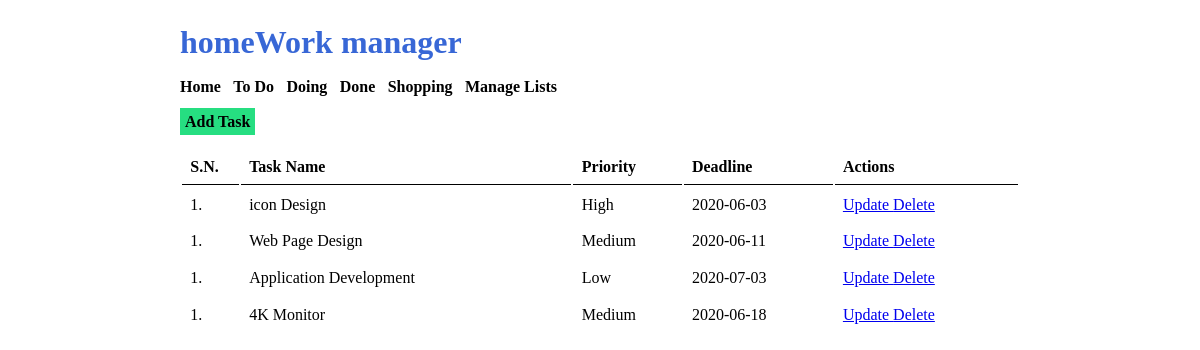
Page /list-task.php?list_id=1 on the committed database.
### tables this page shows
CREATE TABLE `tbl_list` (
  `list_id` int(10) UNSIGNED NOT NULL,
  `list_name` varchar(50) NOT NULL,
  `list_description` varchar(150) DEFAULT NULL
);

CREATE TABLE `tal_tasks` (
  `task_id` int(10) UNSIGNED NOT NULL,
  `task_name` varchar(150) NOT NULL,
  `task_description` text NOT NULL,
  `list_id` int(11) NOT NULL,
  `priority` varchar(10) NOT NULL,
  `deadline` date NOT NULL
);

### list-task.php (the view, shortened to what this page needs)
<?php
    $list_id_url = $_GET['list_id'];
?>
<html>
    <head>
        <link rel="stylesheet" href="<?php echo SITEURL; ?>css/style.css" />
    </head>
    <body>
        <div class="wrapper">
        <h1>homeWork manager</h1>
        <div class="menu">
            <a href="<?php echo SITEURL; ?>">Home</a>
            <?php
                $conn2 = mysqli_connect(LOCALHOST, DB_USERNAME, DB_PASSWORD) or die(mysqli_error());
                $sql2 = "SELECT * FROM tbl_list";
                $res2 = mysqli_query($conn2, $sql2);
                if($res2==true)
                {
                    while($row2=mysqli_fetch_assoc($res2))
                    {
                        $list_id = $row2['list_id'];
                        $list_name = $row2['list_name'];
                        ?>
                        <a href="<?php echo SITEURL; ?>list-task.php?list_id=<?php echo $list_id; ?>"><?php echo $list_name; ?></a>
                        <?php
                    }
                }
            ?>
            <a href="<?php echo SITEURL; ?>manage-list.php">Manage Lists</a>
        </div>
        <div class="all-task">
            <a class="btn-primary" href="<?php echo SITEURL; ?>add-task.php">Add Task</a>
            <table class="tbl-full">
                <tr>
                    <th>S.N.</th>
                    <th>Task Name</th>
                    <th>Priority</th>
                    <th>Deadline</th>
                    <th>Actions</th>
                </tr>
                <?php
                    $conn = mysqli_connect(LOCALHOST, DB_USERNAME, DB_PASSWORD) or die(mysqli_error());
                    $sql = "SELECT * FROM tal_tasks WHERE list_id=$list_id_url";
                    $res = mysqli_query($conn, $sql);
                    if($res==true)
                    {
                        $count_rows = mysqli_num_rows($res);
                        if($count_rows>0)
                        {
                            while($row=mysqli_fetch_assoc($res))
                            {
                                $task_id = $row['task_id'];
                                $task_name = $row['task_name'];
                                $priority = $row['priority'];
                                $deadline = $row['deadline'];
                                ?>
                                <tr>
                                    <td>1. </td>
                                    <td><?php echo $task_name; ?></td>
                                    <td><?php echo $priority; ?></td>
                                    <td><?php echo $deadline; ?></td>
                                    <td>
                                        <a href="<?php echo SITEURL; ?>update-task.php?task_id=<?php echo $task_id; ?>">Update </a>
                                    <a href="<?php echo SITEURL; ?>delete-task.php?task_id=<?php echo $task_id; ?>">Delete</a>
                                    </td>
                                </tr>
                                <?php
                            }
                        }
                        else
                        {
                            ?>
                            <tr>
                                <td colspan="5">No Tasks added on this list.</td>
                            </tr>
                            <?php
                        }
                    }
                ?>
            </table>
        </div>
        </div>
    </body>
</html>

### css/style.css (style rules this page uses)
* { margin: 0; padding: 0; font-family: verdana; }
.wrapper { width: 70%; margin: 0 auto; padding: 2%; }
h1 { color: #3867d6; margin-bottom: 2%; }
.menu { margin-bottom: 2%; }
.menu a { font-weight: bold; margin-right: 1%; color: black; text-decoration: none; }
.btn-primary { background-color: #26de81; padding: 5px; font-weight: bold; text-decoration: none; color: black; }
.tbl-full { width: 100%; }
table tr th { text-align: left; border-bottom: 1px solid black; padding: 1%; padding-top: 3%; }
table tr td { padding: 1%; }

### rows in the picture
tbl_list: list_name "To Do"
tbl_list: list_name "Doing"
tbl_list: list_name "Done"
tbl_list: list_name "Shopping"
tal_tasks: task_name "icon Design", priority "High", deadline "2020-06-03"
tal_tasks: task_name "Web Page Design", priority "Medium", deadline "2020-06-11"
tal_tasks: task_name "Application Development", priority "Low", deadline "2020-07-03"
tal_tasks: task_name "4K Monitor", priority "Medium", deadline "2020-06-18"
